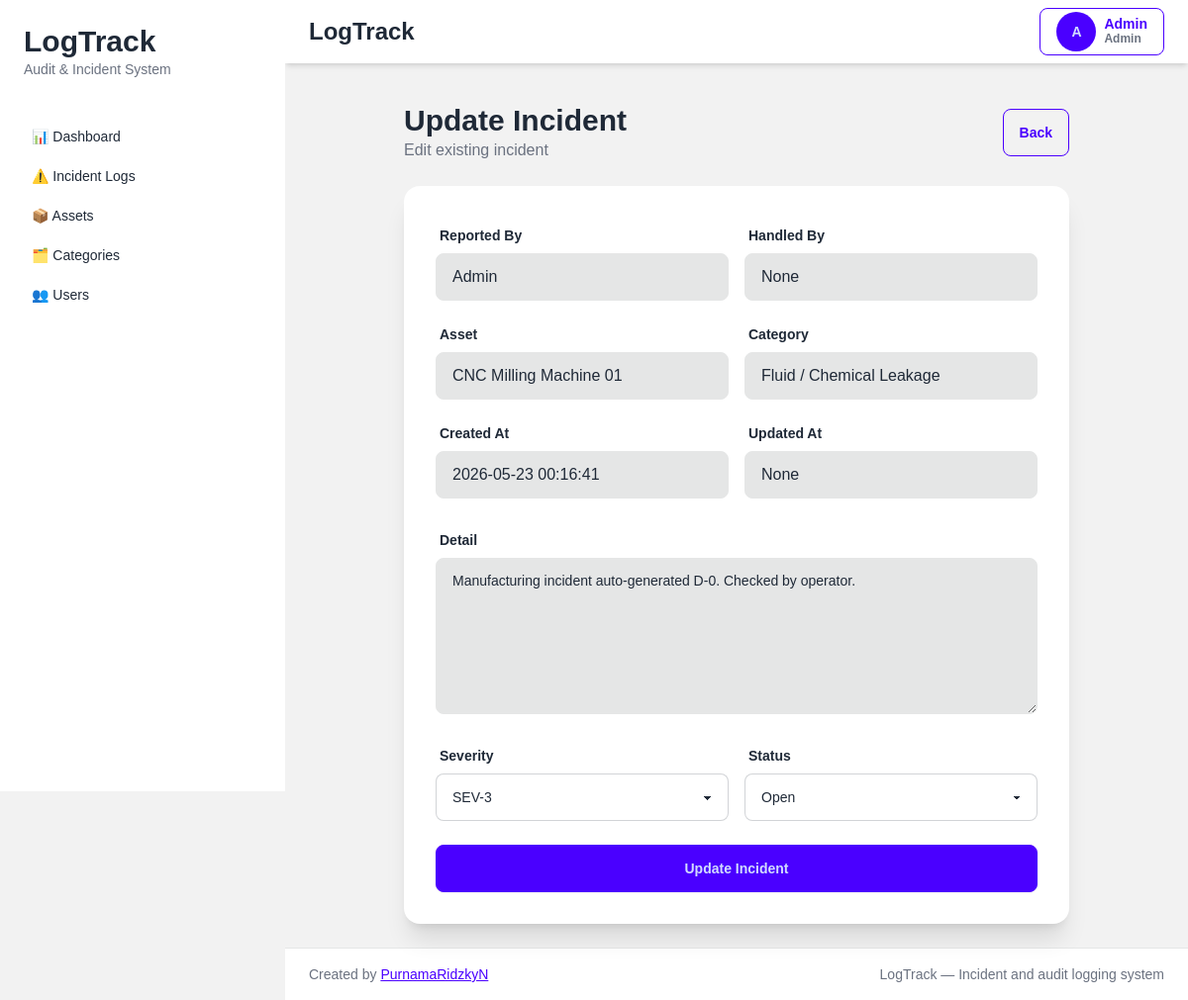
/incidents/2/edit (signed in), run on an earlier commit of the app's database.
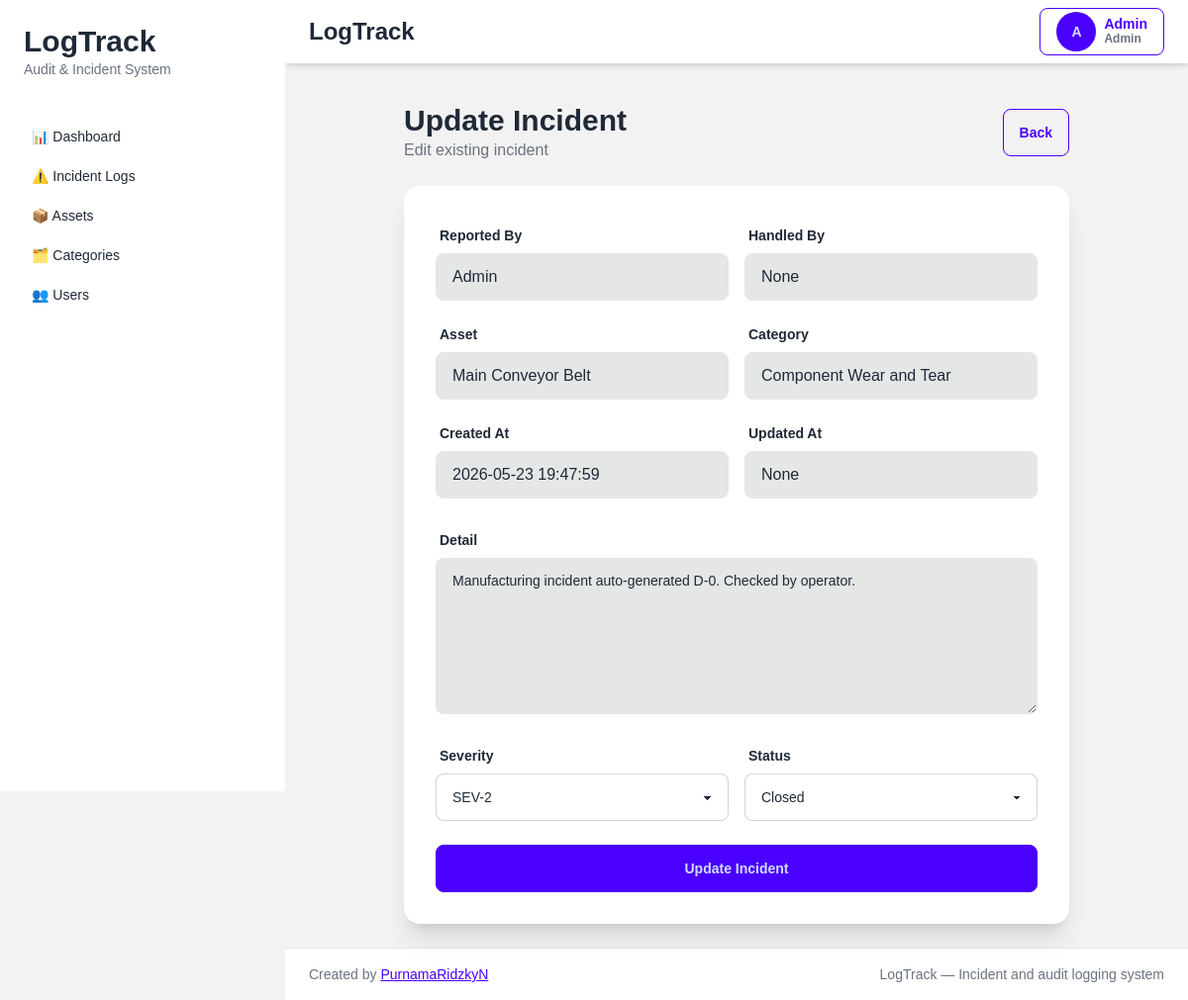
And on a later commit of the database.
### tables this page shows
CREATE TABLE assets (

    id INTEGER PRIMARY KEY AUTOINCREMENT,

    asset_code VARCHAR(255) UNIQUE NOT NULL,

    asset_name VARCHAR(255) NOT NULL,

    status VARCHAR(50) DEFAULT 'Operational',

    created_at DATETIME,

    updated_at DATETIME,

    is_deleted INTEGER DEFAULT 0
);

CREATE TABLE incident_categories (

    id INTEGER PRIMARY KEY AUTOINCREMENT,

    category_name VARCHAR(255) NOT NULL,

    default_severity VARCHAR(50) NOT NULL,

    created_at DATETIME,

    updated_at DATETIME,

    is_deleted INTEGER DEFAULT 0
);

CREATE TABLE incidents (

    id INTEGER PRIMARY KEY AUTOINCREMENT,

    user_id INTEGER,

    asset_id INTEGER,

    incident_category_id INTEGER,
    
    handled_by INTEGER,

    severity_level VARCHAR(50) NOT NULL,

    status VARCHAR(255) NOT NULL,

    detail TEXT,

    created_at DATETIME,

    updated_at DATETIME,

    is_deleted INTEGER DEFAULT 0,

    FOREIGN KEY (user_id)
        REFERENCES users(id),

    FOREIGN KEY (asset_id)
        REFERENCES assets(id),

    FOREIGN KEY (incident_category_id)
        REFERENCES incident_categories(id)
    
    FOREIGN KEY (handled_by)
        REFERENCES users(id)
);

### app/controllers/incident_controller.py (the view)
def incident_edit(id):
    conn = None
    try:
        conn = get_db_connection()
        incident = conn.execute("""
            SELECT
                i.*,
                a.asset_name,
                c.category_name,
                u.name AS reported_by,
                h.name AS handled_by_name
            FROM incidents i
            LEFT JOIN assets a ON i.asset_id = a.id
            LEFT JOIN incident_categories c ON i.incident_category_id = c.id
            left JOIN users u ON i.user_id = u.id
            left JOIN users h ON i.handled_by = h.id
            WHERE i.id = ?
        """, (id,)).fetchone()
        if not incident:
            flash("Incident not found", "error")
            return redirect("/incidents")
        return render_template(
            "incidents/edit.html",
            incident=incident
        )
    except Exception as e:
        logger.error(f"ERROR INCIDENT EDIT: {e}")
        logger.error(traceback.format_exc())
        flash("Failed to open incident edit", "error")
        return redirect("/incidents")
    finally:
        if conn:
            conn.close()

### app/app.py (called while the page is built)
def create_app():
    app = Flask(__name__)
    app.config.from_object(
        "app.config.Config"
    )
    app.add_template_filter(
        timesince,
        "timesince"
    )
    @app.context_processor
    def inject_user():
        return {
            "role": session.get("role"),
            "user_name": session.get("name"),
            "user_id": session.get("user_id")
        }
    from app.routes.web import register_routes
    register_routes(app)
    return app

### app/database/connection.py (called while the page is built)
def get_db_connection():
    conn = sqlite3.connect(
        Config.DATABASE_PATH,
        timeout=30,
        isolation_level=None,
        check_same_thread=False
    )
    conn.row_factory = sqlite3.Row
    conn.execute("PRAGMA foreign_keys = ON")
    conn.execute("PRAGMA journal_mode = WAL")
    return conn

### app/templates/incidents/edit.html (shortened to what the changed rows need)
{% extends "layouts/app.html" %}  {% block content %}
<div class="max-w-2xl mx-auto">
    <div class="flex items-center justify-between mb-6">
        <div>
            <h1 class="text-3xl font-bold">Update Incident</h1>
        </div>
    </div>
    <div class="card bg-base-100 shadow-xl">
        <div class="card-body">
    <form
        method="POST"
        action="/incidents/{{ incident.id }}/update"
    >
        <div class="grid grid-cols-1 md:grid-cols-2 gap-4 mb-6">
            <div>
                <label class="label">
                    <span class="label-text font-semibold">
                    </span>
                </label>
                <input
                    type="text"
                    class="input input-bordered w-full bg-base-300 border-base-300 text-base-content"
                    value="{{ incident.asset_name }}"
                    readonly
                >
            </div>
            <div>
                <label class="label">
                    <span class="label-text font-semibold">
                    </span>
                </label>
                <input
                    type="text"
                    class="input input-bordered w-full bg-base-300 border-base-300 text-base-content"
                    value="{{ incident.category_name }}"
                    readonly
                >
            </div>
            <div>
                <label class="label">
                    <span class="label-text font-semibold">
                    </span>
                </label>
                <input
                    type="text"
                    class="input input-bordered w-full bg-base-300 border-base-300 text-base-content"
                    value="{{ incident.created_at }}"
                    readonly
                >
            </div>
        </div>
        <div class="form-control mb-6">
            <label class="label">
                <span class="label-text font-semibold">
                </span>
            </label>
            <textarea
                class="textarea textarea-bordered bg-base-300 border-base-300 text-base-content"
                rows="5"
                readonly
            >{{ incident.detail }}</textarea>
        </div>
        <div class="grid grid-cols-1 md:grid-cols-2 gap-4 mb-6">
            <div>
                <label class="label">
                    <span class="label-text font-semibold">
                    </span>
                </label>
                <select
                    name="severity_level"
                    class="select select-bordered w-full"
                    required
                >
                    <option
                        value="SEV-2"
                        {% if incident.severity_level == "SEV-2" %}
                        selected
                        {% endif %}
                    >
                        SEV-2
                    </option>
                    <option
                        value="SEV-3"
                        {% if incident.severity_level == "SEV-3" %}
                        selected
                        {% endif %}
                    >
                        SEV-3
                    </option>
                </select>
            </div>
            <div>
                <label class="label">
                    <span class="label-text font-semibold">
                    </span>
                </label>
                <select
                    name="status"
                    class="select select-bordered w-full"
                    required
                >
                    <option
                        value="Open"
                        {% if incident.status == "Open" %}
                        selected
                        {% endif %}
                    >
                        Open
                    </option>
                    <option
                        value="Closed"
                        {% if incident.status == "Closed" %}
                        selected
                        {% endif %}
                    >
                        Closed
                    </option>
                </select>
            </div>
        </div>
    </form>
</div>
    </div>
</div>
{% endblock %}

What changed in the data, as far as the page shows it:
no longer on this page (row edited): assets: asset_name "CNC Milling Machine 01"
no longer on this page (row edited): incident_categories: category_name "Fluid / Chemical Leakage"
now on this page (row edited): assets: asset_name "Main Conveyor Belt"
now on this page (row edited): incident_categories: category_name "Component Wear and Tear"
changed incidents "Manufacturing incident auto-generated D-0. Checked by operator.": created_at "2026-05-23 00:16:41" → "2026-05-23 19:47:59"; severity_level "SEV-3" → "SEV-2"; status "Open" → "Closed"
